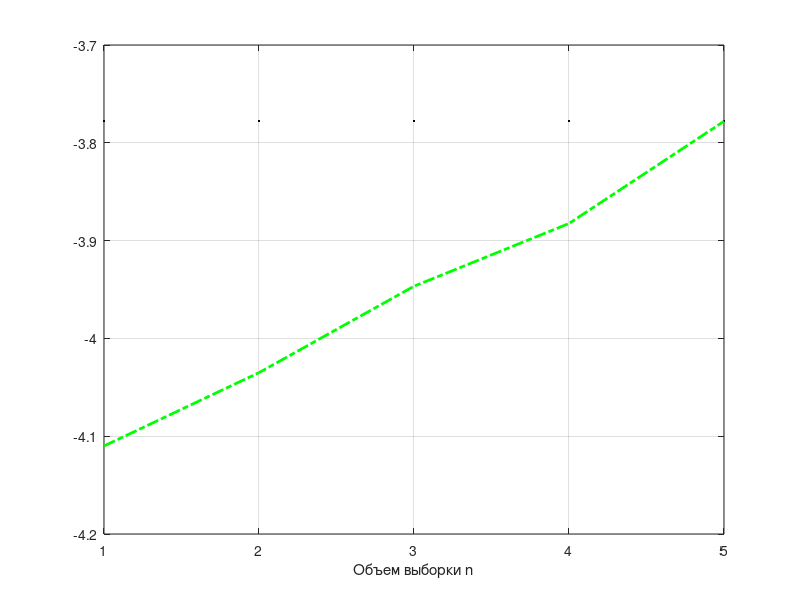
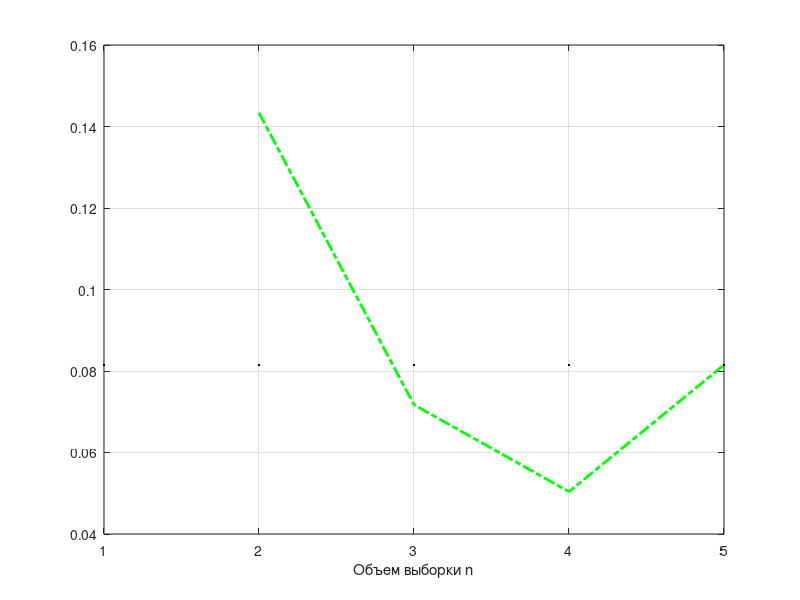

MATLAB code to generate these figures, in order:
X_ = csvread("./data/x.csv");
X_ = sort(X_);
n_max = length(X_);

printf("Введите объем выборки (от 1 до %d включительно):\n\t", n_max);
n = str2double(input("N = ", "s"));

X = X_(1:n);
mu = sum(X) / n;
s_square = sum((X - mu).^2) / (n - 1);

printf("Введите уровень доверия (от 0 до 1 включительно):\n\t");
gamma = str2double(input("gamma = ", "s"));

printf("\nТочечные оценки MX и DX:\n");
printf("\tmu       = %+.4f\n\tS_square = %+.4f\n", mu, s_square);

s = sqrt(s_square);

t = tinv((1 + gamma) / 2, n - 1);
n_sqrt = sqrt(n);

mu_low = mu - s * t / n_sqrt;
mu_high = mu + s * t / n_sqrt;

printf("\nНижняя и верхняя границы для gamma-доверительного интервала для\
        \nматематического ожидания MX:\n");
printf("\tmu_low  = %+.4f\n\tmu_high = %+.4f\n", mu_low, mu_high);

h_low = chi2inv((1 + gamma) / 2, n - 1);
h_high = chi2inv((1 - gamma) / 2, n - 1);
sigma_low = (n - 1) * s_square / h_low;
sigma_high = (n - 1) * s_square / h_high;

printf("\nНижняя и верхняя границы для gamma-доверительного интервала для\
        \nматематического ожидания DX:\n");
printf("\tsigma_low  = %+.4f\n\tsigma_high = %+.4f\n", sigma_low, sigma_high);

N = 1:n;

mu_N = zeros(n, 1);
mu_low_N = zeros(n, 1);
mu_high_N = zeros(n, 1);

for n_i = 1:n
    t_i = tinv((1 + gamma) / 2, n_i - 1);
    mu_N(n_i) = sum(X(1:n_i)) / n_i;
    mu_low_N(n_i) = mu_N(n_i) - s * t_i / sqrt(n_i);
    mu_high_N(n_i) = mu_N(n_i) + s * t_i / sqrt(n_i);
endfor;

figure;
p1 = plot(N, mu, "Color", "black", "LineStyle", "-", "linewidth", 2);
hold on;
p2 = plot(N, mu_N, "Color", "green", "LineStyle", "-.", "linewidth", 2);
p3 = plot(N, mu_low_N, "Color", "red", "LineStyle", "--", "linewidth", 2);
p4 = plot(N, mu_high_N, "Color", "blue", "LineStyle", ":", "linewidth", 2);
##h = plot(N,mu, N,mu_N, N,mu_low_N, N,mu_high_N);
hold off;
##legend(h, {"mu N", "mu n", "mu low n", "mu high n"}, "location", "southeast");
xlabel("Объем выборки n");
grid on;

s_square_N = zeros(n, 1);
sigma_low_N = zeros(n, 1);
sigma_high_N = zeros(n, 1);

for n_i = 1:n
    s_square_N(n_i) = sum((X(1:n_i) - mu).^2) / (n_i - 1);
    h_low_i = chi2inv((1 + gamma) / 2, n_i - 1);
    h_high_i = chi2inv((1 - gamma) / 2, n_i - 1);
    sigma_low_N(n_i) = (n_i - 1) * s_square_N(n_i) / h_low_i;
    sigma_high_N(n_i) = (n_i - 1) * s_square_N(n_i) / h_high_i;
endfor;

figure;
p1 = plot(N, s_square, "Color", "black", "LineStyle", "-", "linewidth", 2);
hold on;
p2 = plot(N, s_square_N, "Color", "green", "LineStyle", "-.", "linewidth", 2);
p3 = plot(N, sigma_low_N, "Color", "red", "LineStyle", "--", "linewidth", 2);
p4 = plot(N, sigma_high_N, "Color", "blue", "LineStyle", ":", "linewidth", 2);
##h = plot(N,mu, N,mu_N, N,mu_low_N, N,mu_high_N);
hold off;
##legend(h, {"mu N", "mu n", "mu low n", "mu high n"}, "location", "southeast");
xlabel("Объем выборки n");
grid on;
